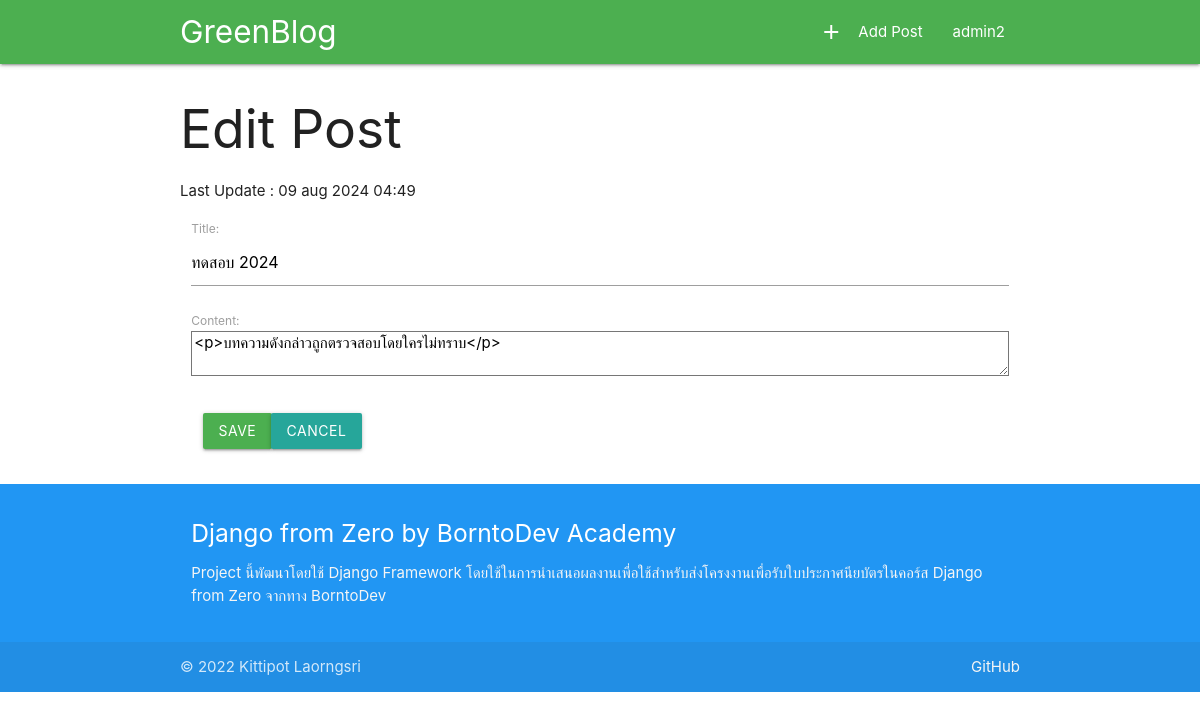
/manage/editpost/10 (signed in), run on the app's committed database.
### main/models.py (models this page shows, shortened)
class ListTweet(models.Model):
    title = models.CharField(max_length=255,null=False)
    content = RichTextField(blank=True,null=True)
    user = models.ForeignKey(User, on_delete=models.CASCADE, null=True)
    status = models.BooleanField(default=True)
    create_date = models.DateTimeField(auto_now=False, null=True)
    updated_date = models.DateTimeField(auto_now=True,null=False)

### manage/views.py (the view)
# urls.py: path('editpost/<int:tweet_id>', views.edittweet, name='edit'),
@login_required
def edittweet(request,tweet_id):
    instance = ListTweet.objects.get(pk=tweet_id)
    form = EditTweetForm(request.POST or None, instance=instance)
    if form.is_valid():
        form.save()
        return redirect('main_manage')
    context={
        'form':form,
        'edit_id':tweet_id,
        'last_update':instance.updated_date,
        'title':"Edit Post | GreenBlog"
    }
    return render(request, 'editpage.html',context=context)

### manage/forms.py
class EditTweetForm(forms.ModelForm):
    content = RichTextField(blank=True,null=True)
    class Meta:
        model = ListTweet
        fields = ['title','content']

### main/templates/editpage.html (shortened to what this page needs)
{% extends 'base.html' %}
{% block content %}
    <h2>Edit Post</h2>
    <div class="row">
      Last Update : {{last_update|date:"d b Y H:i"}}
      <form class="col s12" method="POST" action="{% url 'edit' tweet_id=edit_id %}">
          {{form.as_p}}
        <div class='input-field col s1'>
          <input type='submit' class="waves-light green btn" value='Save'>
        </div>
        <div class='input-field col s1'>
          <a href="{% url 'main_manage' %}" class="waves-light gray btn">Cancel</a>
        </div>
      </form>
    </div>
{% endblock %}

### templates/base.html (shortened to what this page needs)
{% load static %}
<!DOCTYPE html>
<html lang="en">
<head>
  <link rel="stylesheet" href="https://cdnjs.cloudflare.com/ajax/libs/materialize/1.0.0/css/materialize.min.css">
  <link href="{% static 'css/materialize.css'%}" type="text/css" rel="stylesheet" media="screen,projection" />
  <link href="{% static 'css/style.css'%}" type="text/css" rel="stylesheet" media="screen,projection" />
</head>
<body>
  <div class="navbar-fixed">
    <nav class="green" role="navigation">
      <div class="nav-wrapper container">
        <a id="logo-container" href="{% url 'index' %}" class="brand-logo">GreenBlog</a>
        <ul class="right hide-on-med-and-down">
          {% if user.is_authenticated %}
          <li><a href="{% url 'add' %}"><i class="material-icons left">add</i>Add Post</a></li>
          <li><a class='dropdown-button' data-target='dropdown1'>{{ request.user}}</a></li>
          {% else %}
          <li><a href="{% url 'register' %}">Register</a></li>
          <li><a href="{% url 'login' %}">Log In</a></li>
          {% endif %}
        </ul>
      </div>
    </nav>
  </div>
  <div class="container">
    {% block content %}
    {% endblock %}
  </div>
  <footer class="page-footer blue">
    <div class="container">
      <div class="row">
        <div class="col l12 s12">
          <h5 class="white-text">Django from Zero by BorntoDev Academy</h5>
          <p class="grey-text text-lighten-4">Project นี้พัฒนาโดยใช้ Django Framework โดยใช้ในการนำเสนอผลงานเพื่อใช้สำหรับส่งโครงงานเพื่อรับใบประกาศนียบัตรในคอร์ส Django from Zero จากทาง BorntoDev</p>
        </div>
      </div>
    </div>
    <div class="footer-copyright">
      <div class="container">
        © 2022 Kittipot Laorngsri
        <a class="grey-text text-lighten-4 right" href="https://github.com/Kittipot321/Kittipotblog">GitHub</a>
      </div>
    </div>
  </footer>
</body>
</html>

### data on the page
ListTweet: updated_date "09 aug 2024 04:49", title "ทดสอบ 2024", content "<p>บทความดังกล่าวถูกตรวจสอบโดยใครไม่ทราบ</p>"

### other printed values
{{ request.user }} "admin2"
